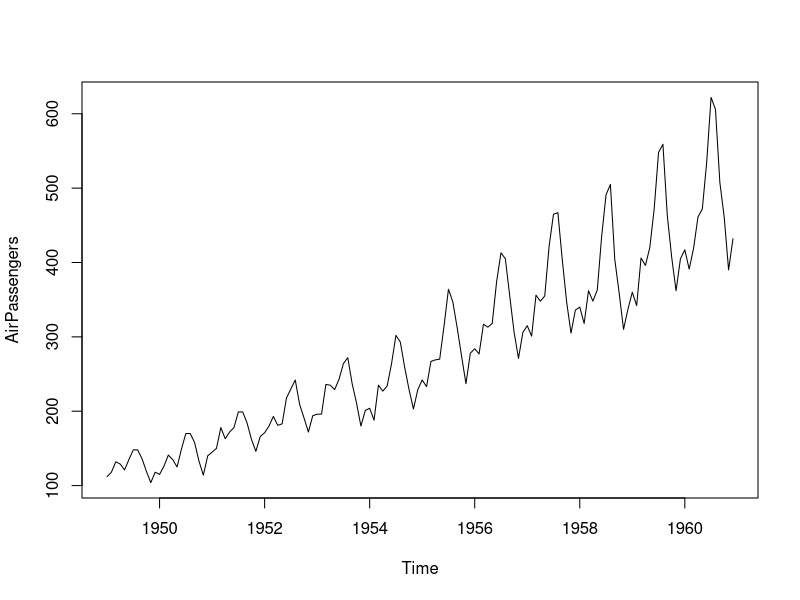
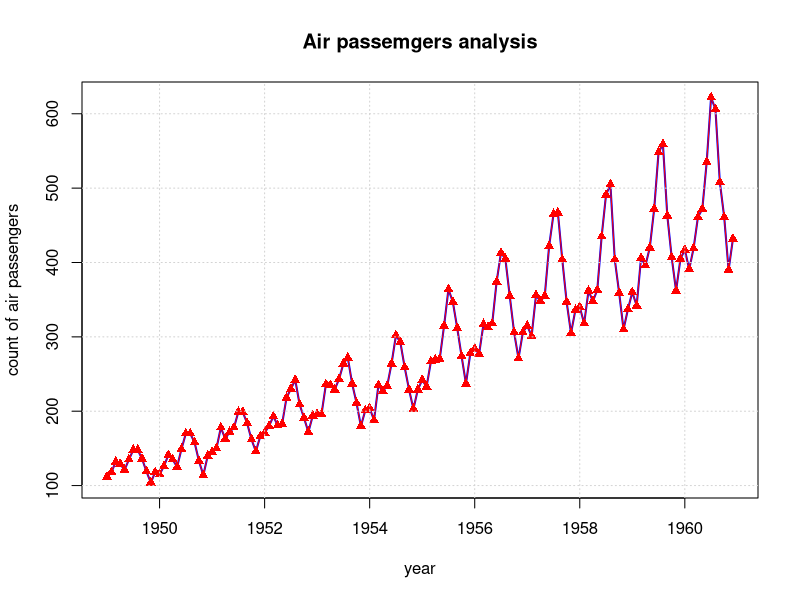
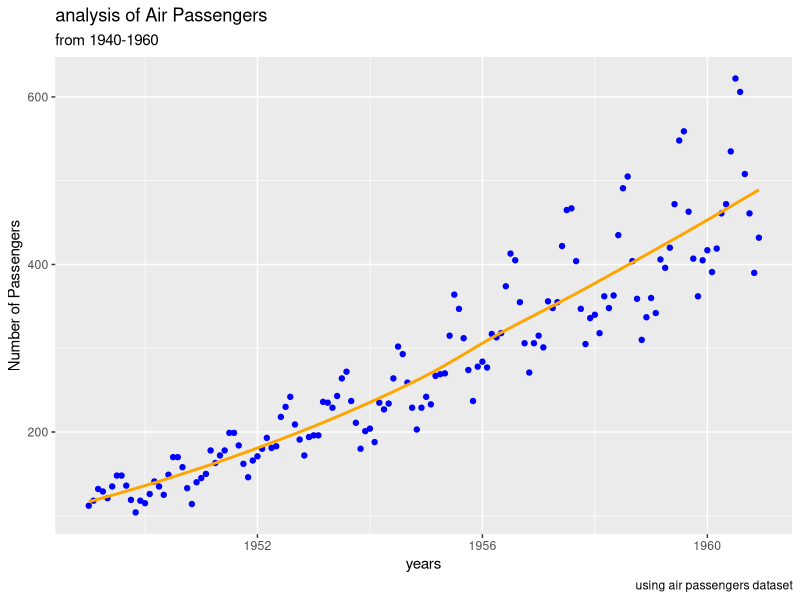

The R script that drew these images, in order:
#laod the dataset
AirPassengers

?AirPassengers
#vertify the dataset
class(AirPassengers)
View(AirPassengers)
#convert the dataset to dataframe
ap_df = data.frame(
  year = time(AirPassengers),
  passengers = as.numeric(AirPassengers)
)
ap_df_months <- data.frame(
  year = floor(time(AirPassengers)),
  month = cycle(time(AirPassengers)),
  passengers = as.numeric(AirPassengers)
)
ap_df_months

plot(AirPassengers)
  
plot(AirPassengers,
     type ='l',
     lwd = 2,
     main="Air passemgers analysis",
       xlab="year",
       ylab="count of air passengers",
       labels=TRUE,
       col="blue",)
points(AirPassengers,
     type ='o',
     pch = 17 ,
     col = "red")

grid()


# Load ggplot2 library
library(ggplot2)

# Histogram of Air Passengers using ggplot2
ggplot(ap_df, aes(x = year , y  = passengers)) +
  geom_line(
    color = "black",
    linewidth = 0
  ) +
  labs(
    title = "analysis of Air Passengers",
    caption = "using air passengers dataset",
    subtitle = "from 1940-1960" ,
    x = "years",
    y = "Number of Passengers"
  ) +
  geom_point(color = 'blue') +
  geom_smooth(se = FALSE , color = 'orange')
  theme_linedraw()


